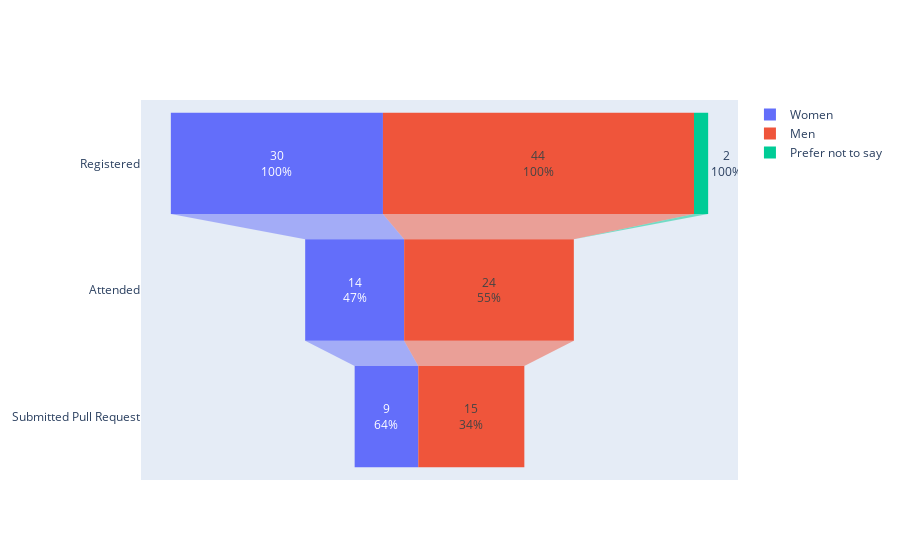

The cell this chart's notebook holds for it:
### Code cell
# refactored code
import plotly.express as px
from plotly import graph_objects as go

fig = go.Figure()

fig.add_trace(go.Funnel(
    name = 'Women',
    #orientation='h',
    y =  ["Registered", "Attended", "Submitted Pull Request"],
    x = [30, 14, 9],
    textinfo = "value+percent previous"))

fig.add_trace(go.Funnel(
    name = 'Men',
    #orientation = "h",
    y =  ["Registered", "Attended", "Submitted Pull Request"],
    x = [44, 24, 15],
    #textposition = "inside",
    textinfo = "value+percent initial"))


fig.add_trace(go.Funnel(
    name = 'Prefer not to say',
    #orientation = "h",
    y =  ["Registered", "Attended", "Submitted Pull Request"],
    x = [2, 0, 0],
    #textposition = "inside",
    textinfo = "value+percent initial"))

#fig.write_html(f'../graphs/1_funnel.html', include_plotlyjs="cdn")
fig.show()

### Figure 1 — Plotly figure (JSON) as saved in the notebook; plotly's stock layout.template omitted (floating-point values rounded to 4 significant figures)
{"data": [{"name": "Women", "textinfo": "value+percent previous", "type": "funnel", "x": [30, 14, 9], "y": ["Registered", "Attended", "Submitted Pull Request"]}, {"name": "Men", "textinfo": "value+percent initial", "type": "funnel", "x": [44, 24, 15], "y": ["Registered", "Attended", "Submitted Pull Request"]}, {"name": "Prefer not to say", "textinfo": "value+percent initial", "type": "funnel", "x": [2, 0, 0], "y": ["Registered", "Attended", "Submitted Pull Request"]}], "layout": {}}
